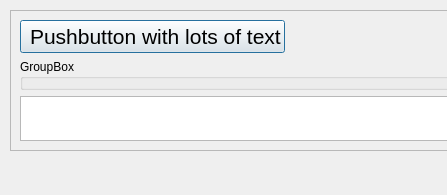
<?xml version="1.0" encoding="UTF-8"?>
<ui version="4.0">
 <class>test12</class>
 <widget class="QDialog" name="test12">
  <property name="geometry">
   <rect>
    <x>0</x>
    <y>0</y>
    <width>447</width>
    <height>195</height>
   </rect>
  </property>
  <property name="sizePolicy">
   <sizepolicy hsizetype="Expanding" vsizetype="Expanding">
    <horstretch>0</horstretch>
    <verstretch>0</verstretch>
   </sizepolicy>
  </property>
  <property name="windowTitle">
   <string>Dialog</string>
  </property>
  <widget class="QFrame" name="frame">
   <property name="geometry">
    <rect>
     <x>10</x>
     <y>10</y>
     <width>1000</width>
     <height>141</height>
    </rect>
   </property>
   <property name="minimumSize">
    <size>
     <width>1000</width>
     <height>0</height>
    </size>
   </property>
   <property name="frameShape">
    <enum>QFrame::StyledPanel</enum>
   </property>
   <property name="frameShadow">
    <enum>QFrame::Raised</enum>
   </property>
   <layout class="QVBoxLayout" name="verticalLayout">
    <item>
     <widget class="QPushButton" name="pushButton">
      <property name="sizePolicy">
       <sizepolicy hsizetype="Maximum" vsizetype="Preferred">
        <horstretch>0</horstretch>
        <verstretch>0</verstretch>
       </sizepolicy>
      </property>
      <property name="font">
       <font>
        <pointsize>16</pointsize>
       </font>
      </property>
      <property name="text">
       <string> Pushbutton with lots of text</string>
      </property>
     </widget>
    </item>
    <item>
     <widget class="QGroupBox" name="groupBox">
      <property name="minimumSize">
       <size>
        <width>1000</width>
        <height>0</height>
       </size>
      </property>
      <property name="title">
       <string>GroupBox</string>
      </property>
     </widget>
    </item>
    <item>
     <widget class="QTextEdit" name="textEdit">
      <property name="minimumSize">
       <size>
        <width>1200</width>
        <height>0</height>
       </size>
      </property>
     </widget>
    </item>
   </layout>
  </widget>
 </widget>
 <resources/>
 <connections/>
</ui>
